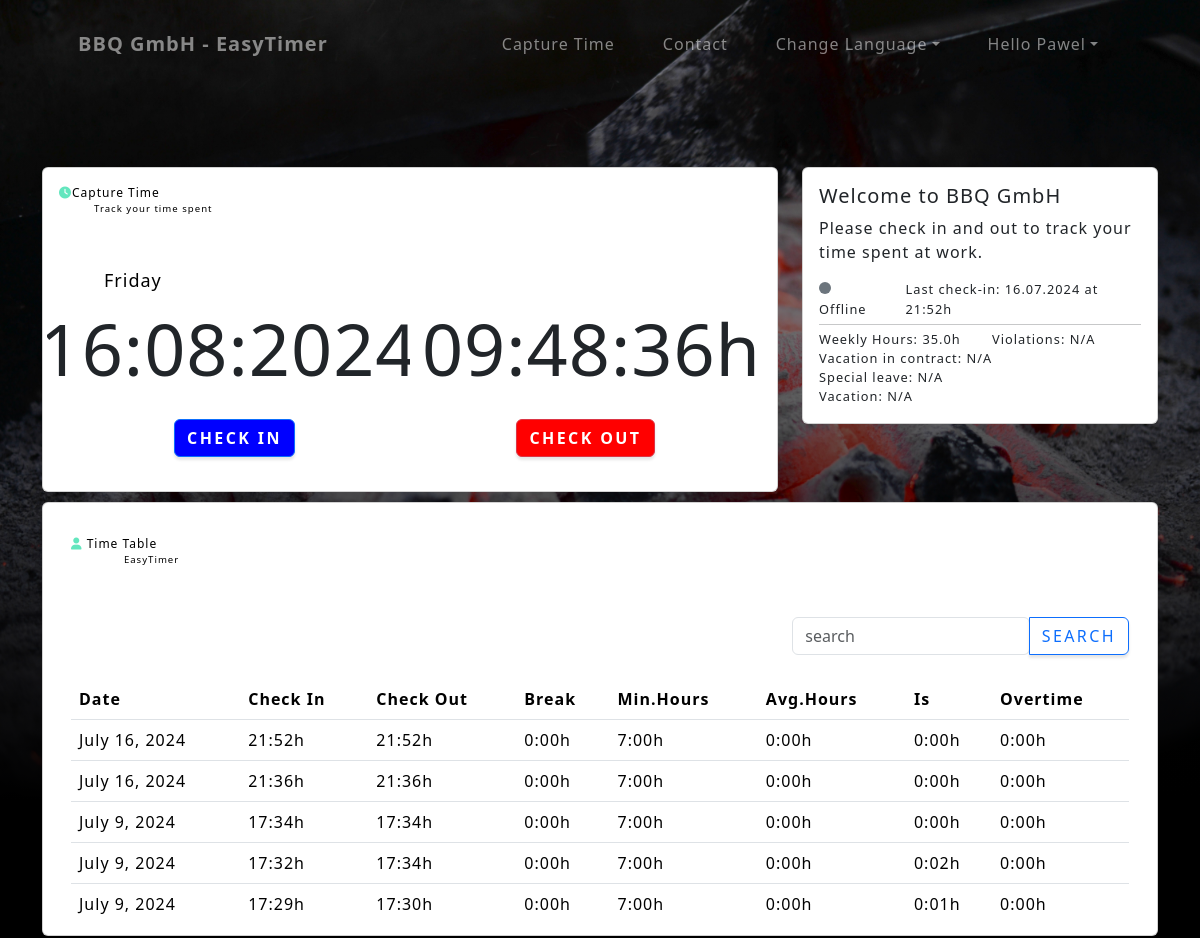
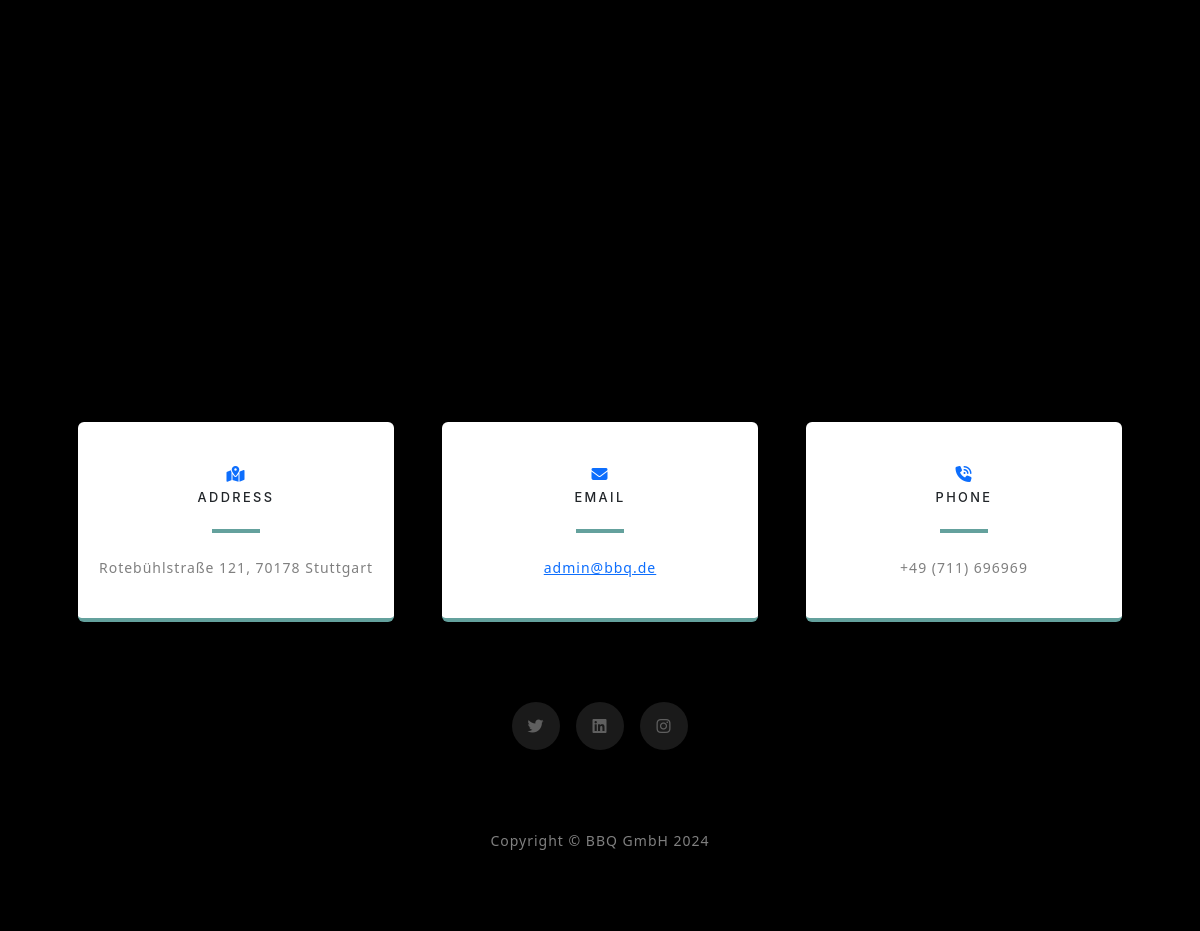
Page /home/ (signed in) on the committed database (2 pictures, top to bottom).
### bbq_gmbh_app/models.py (models this page shows, shortened)
class Mitarbeiter(AbstractUser):
    ROLE_CHOICES = [
        ('User', 'User'),
        ('Hr', 'HR'),
        ('Admin', 'Admin'),
    ]
    WOCHENARBEITSZEIT_CHOICES = [
        (timedelta(hours=40), '40:00'),
        (timedelta(hours=35), '35:00'),
        (timedelta(hours=30), '30:00'),
    ]
    username = None
    email = models.EmailField(_('email address'), unique=True)
    role = models.CharField(max_length=20, choices=ROLE_CHOICES, blank=True, null=True)
    must_change_password = models.BooleanField(default=True)
    birthday = models.DateField(null=True, blank=True)
    first_name = models.CharField(max_length=30, blank=True, null=True)
    last_name = models.CharField(max_length=30, blank=True, null=True)
    gender = models.CharField(max_length=1, choices=[('M', 'Male'), ('F', 'Female'), ('O', 'Other')], blank=True, null=True)
    adresse = models.ForeignKey('Adresse', on_delete=models.PROTECT, null=True, blank=True)
    wochenarbeitszeit = models.DurationField(choices=WOCHENARBEITSZEIT_CHOICES, blank=True, null=True)
    USERNAME_FIELD = 'email'
    REQUIRED_FIELDS = []
    objects = MitarbeiterManager()

class Arbeitsstunden(models.Model):
    PAUSE_CHOICES = [
    (timedelta(hours=1), '1:00'),
    (timedelta(minutes=45), '0:45'),
    (timedelta(minutes=30), '0:30'),
    (timedelta(minutes=15), '0:15'),
    (timedelta(minutes=0), '0:00'),
    ]
    mitarbeiter = models.ForeignKey(Mitarbeiter, on_delete=models.CASCADE)
    datum = models.DateField(blank=True, null=True)
    beginn = models.TimeField(blank=True, null=True)
    ende = models.TimeField(blank=True, null=True)
    status = models.BooleanField(default=False)
    pause = models.DurationField(choices=PAUSE_CHOICES, default=timedelta(hours=1))
    arbeitszeitTag = models.DurationField(default=timedelta())
    minArbeitszeitTag = models.DurationField(default=timedelta())
    maxArbeitszeitTag = models.DurationField(default=timedelta(hours=10))
    averageArbeitszeit = models.DurationField(default=timedelta())
    gleitzeitTag = models.DurationField(default=timedelta())
    ueberstunden = models.DurationField(default=timedelta())
    arbeitszeitGes = models.DurationField(default=timedelta())

### bbq_gmbh_app/views.py (the view)
# urls.py: path('home/', views.home, name='home'),
@login_required(login_url='signin')
def home(request):
    arbeitsstunden = Arbeitsstunden.objects.filter(mitarbeiter=request.user)
    weekHours = request.user.wochenarbeitszeit.total_seconds() / 3600
    urlaub = Urlaub.objects.filter(mitarbeiter=request.user)
    return render(request, 'bbq_gmbh_app/home.html', {'arbeitsstunden': arbeitsstunden,
                                                        'weekHours': weekHours,
                                                        'urlaub': urlaub,
                                                        })

### bbq_gmbh_app/templatetags/durationFilters.py (called while the page is built)
@register.filter
def duration(value):
    if value is None:
        return None
    total_seconds = int(value.total_seconds())
    hours, remainder = divmod(total_seconds, 3600)
    minutes, _ = divmod(remainder, 60)
    return '{}:{:02}'.format(hours, minutes)

### bbq_gmbh_app/templates/bbq_gmbh_app/home.html (shortened to what this page needs)
{% extends 'base.html' %}
{% load static %}
{% load i18n %}
{% load tz %}
{% block content %}
<header class="masthead">
    <div class="container">
        <div class="content_top " id="capture_time">
            <div class="row">
                <div class="col-md-8">
                    <div class="card"  id="myElement">
                        <div class="card-body">
                            <div class="header_text">
                                <p class="link"><i class="fa-solid fa-clock" style="color: #63E6BE;"></i>{% trans 'homeID_1' %}</p>
                                <p class="link">{% trans 'homeID_2' %}</p>
                            </div>
                            <div class="time_container row">
                                <div class="week_day col-12">
                                    <span id="weekday">{% trans 'homeID_3' %}</span>
                                </div>
                                <div class="system_date col-md-6">
                                    <span id="day">00</span>
                                    <span>:</span>
                                    <span id="month">00</span>
                                    <span>:</span>
                                    <span id="year">00</span>
                                </div>
                                <div class="clock col-md-6">
                                    <span id="hrs">00</span>
                                    <span>:</span>
                                    <span id="min">00</span>
                                    <span>:</span>
                                    <span id="sec">00</span>
                                    <span>h</span>
                                </div>
                            </div>
                            <div class="capture_button">
                                <div class="col-sm-6 d-flex justify-content-center align-item-center mr-sm-2">
                                    <button type="button" class="btn btn-primary" id="checkin">{% trans 'homeID_4' %}</button>
                                </div>
                                <div class="col-sm-6 d-flex justify-content-center align-item-center ml-sm-2">
                                    <button type="button" class="btn btn-danger" id="checkout">{% trans 'homeID_5' %}</button>
                                </div>
                            </div>
                        </div>
                    </div>
                </div>
                <div class="col-md-4">
                    <div class="card">
                        <div class="card-body" id="infobox">
                            {% include 'bbq_gmbh_app/_infoBox.html' %}
                        </div>
                    </div>
                </div>
            </div>
        </div>
        <div class="row">
            <div class="col-md-12">
            </div>
        </div>
        <div class="row">
            <div class="col-md-12">
                <div class="card" id="myElement">
                    <div class="card-body">
                        <div class="container mt-3">
                        <div class="header_text">
                            <p class="link"><i class="fa-solid fa-user" style="color: #63E6BE;"></i> {% trans 'homeID_6' %}</p>
                            <p class="link">{% trans 'homeID_7' %}</p>
                        </div>
                            <div class="row">
                            <div class="col-md-8"></div>
                            <div class="col-md-4">
                                <div class="input-group">
                                    <input type="search" class="form-control rounded" placeholder="{% trans 'homeID_15' %}" aria-label="Search" aria-describedby="search-addon" />
                                    <button type="button" class="btn btn-outline-primary" data-mdb-ripple-init>{% trans 'homeID_8' %}</button>
                                </div>
                            </div>
                            </div>
                            <br>
                            <div class="table-responsive" style="max-height: 30vh; overflow: auto;">
                            <table class="table table-hover">
                                <thead>
                                <tr>
                                    <th style="position: sticky; top: 0; background: white;">{% trans 'homeID_9' %}</th>
                                    <th style="position: sticky; top: 0; background: white;">{% trans 'homeID_10' %}</th>
                                    <th style="position: sticky; top: 0; background: white;">{% trans 'homeID_11' %}</th>
                                    <th style="position: sticky; top: 0; background: white;">{% trans 'homeID_12' %}</th>
                                    <th style="position: sticky; top: 0; background: white;">{% trans 'homeID_16' %}</th>
                                    <th style="position: sticky; top: 0; background: white;">{% trans 'homeID_17' %}</th>
                                    <th style="position: sticky; top: 0; background: white;">{% trans 'homeID_18' %}</th>
                                    <th style="position: sticky; top: 0; background: white;">{% trans 'homeID_14' %}</th>
                                </tr>
                                </thead>
                                <tbody id="table_body">
                                    {% include "bbq_gmbh_app/_timeTable.html" %}
                                </tbody>
                            </table>
                            </div>
                        </div>
                    </div>
                </div>
            </div>
        </div>
    </div>
</header>
{% endblock content %}

### bbq_gmbh_app/templates/bbq_gmbh_app/_navbar.html (shortened to what this page needs)
{% load i18n %}
<nav class="navbar navbar-expand-lg navbar-light fixed-top" id="mainNav">
    <div class="container px-4 px-lg-5">
        <a class="navbar-brand" href="{% url 'home'%}">BBQ GmbH - EasyTimer</a>
        {% if request.user.is_authenticated %}
            <div class="collapse navbar-collapse" id="navbarResponsive">
                <ul class="navbar-nav ms-auto">
                    <li class="nav-item"><a class="nav-link" href="{% url 'home'%}">{% trans 'navbarID_1' %}</a></li>
                    <li class="nav-item"><a class="nav-link" href="#contact">{% trans 'navbarID_2' %}</a></li>
                    <div class="nav-item dropdown">
                        <a class="nav-link dropdown-toggle" href="#" role="button" data-bs-toggle="dropdown" >{% trans 'indexID_2' %}</a>
                    </div>
                    <li class="nav-item dropdown">
                        <a class="nav-link dropdown-toggle" href="#" role="button" data-bs-toggle="dropdown" id="userDropdown">Hello {{ request.user.first_name }}</a>
                    </li>
                </ul>
            </div>
        {% endif %}
    </div>
</nav>

### bbq_gmbh_app/templates/bbq_gmbh_app/_infoBox.html
{% load i18n %}
<h5 class="card-title">{% trans 'infoBoxID_1' %}</h5>
<p class="card-text" style="font-size: 1rem;">{% trans 'infoBoxID_2' %}</p>
<div class="row" style="font-size: 0.8rem">
    <div class="col-md-3">
        {% if arbeitsstunden.last.status %}
        <p class="card-text" ><span class="dot dot_online"></span> {% trans 'infoBoxID_3' %}</p>
        {% else %}
        <p class="card-text"><span class="dot bg-secondary"></span> {% trans 'infoBoxID_4' %}</p>
        {% endif %}
    </div>
    <div class="col">
        <p class="card-text">{% trans 'infoBoxID_5' %} {{ arbeitsstunden.last.datum|date:"d.m.Y" }} {% trans 'infoBoxID_6' %} {{ arbeitsstunden.last.beginn|time:"H:i" }}{% trans 'infoBoxID_7' %}</p>
    </div>
</div>
<hr style="margin: 5px 0;">
<div class="row" style="font-size: 0.8rem">
    <div class="col">
        <p class="card-text">{% trans 'infoBoxID_8' %} {{ weekHours }}{% trans 'infoBoxID_20' %}</p>
    </div>
    <div class="col">
        {% if violations %}
        <p class="card-text">{% trans 'infoBoxID_9' %}</p>
        {% else %}
        <p class="card-text">{% trans 'infoBoxID_10' %}</p>
        {% endif %}
    </div>
</div>
<div class="row" style="font-size: 0.8rem">
    <div class="col">
        {% if urlaub.last.vertraglicheUrlaubstage %}
        <p class="card-text">{% trans 'infoBoxID_11' %}: {{ urlaub.last.vertraglicheUrlaubstage }} {% trans 'infoBoxID_12' %}</p>
        {% else %}
        <p class="card-text">{% trans 'infoBoxID_13' %}</p>
        {% endif %}
    </div>
</div>
<div class="row" style="font-size: 0.8rem">
    <div class="col">
        {% if urlaub.last.sonderurlaub %}
        <p class="card-text">{% trans 'infoBoxID_14' %}: {{ urlaub.last.sonderurlaub }} {% trans 'infoBoxID_15' %}</p>
        {% else %}
        <p class="card-text">{% trans 'infoBoxID_16' %}</p>
        {% endif %}
    </div>
</div>
<div class="row" style="font-size: 0.8rem">
    <div class="col">
        {% if urlaub.last.resturlaub %}
        <p class="card-text">{% trans 'infoBoxID_17' %}: {{ urlaub.last.resturlaub }} {% trans 'infoBoxID_18' %}</p>
        {% else %}
        <p class="card-text">{% trans 'infoBoxID_19' %}</p>
        {% endif %}
    </div>
</div>

### bbq_gmbh_app/templates/bbq_gmbh_app/_timeTable.html
{% load durationFilters %}
{% load i18n %}
{% if request.user.is_authenticated %}
    {% for user in arbeitsstunden|dictsortreversed:"id" %}
    <tr>
        <td>{{ user.datum }}</td>
        {% if user.beginn %}
            <td>{{ user.beginn|time:"H:i" }}h</td>
        {% else %}
            <td>---</td>
        {% endif %}
        {% if user.ende %}
            <td>{{ user.ende|time:"H:i" }}h</td>
        {% else %}
            <td>---</td>
        {% endif %}
        <td>{{ user.pause|duration }}h</td>
        <td>{{ user.minArbeitszeitTag|duration }}h</td>
        <td>{{ user.averageArbeitszeit|duration }}h</td>
        <td>{{ user.arbeitszeitTag|duration }}h</td>
        <td>{{ user.gleitzeitTag|duration }}h</td>
    </tr>
    {% empty %}
    <tr>
        <td colspan="8">{% trans 'timeTableID_1' %}</td>
    </tr>
    {% endfor %}
{% else %}
    <tr>
        <td colspan="8">{% trans 'timeTableID_2' %}</td>
    </tr>
{% endif %}

### rows in the picture
Mitarbeiter: user.first_name "Pawel"
Arbeitsstunden: last.datum "16.07.2024", last.beginn "21:52", datum "July 16, 2024", beginn "21:52", ende "21:52", pause|duration "0:00", minArbeitszeitTag|duration "7:00", averageArbeitszeit|duration "0:00", arbeitszeitTag|duration "0:00", gleitzeitTag|duration "0:00"
Arbeitsstunden: datum "July 16, 2024", beginn "21:36", ende "21:36", pause|duration "0:00", minArbeitszeitTag|duration "7:00", averageArbeitszeit|duration "0:00", arbeitszeitTag|duration "0:00", gleitzeitTag|duration "0:00"
Arbeitsstunden: datum "July 9, 2024", beginn "17:34", ende "17:34", pause|duration "0:00", minArbeitszeitTag|duration "7:00", averageArbeitszeit|duration "0:00", arbeitszeitTag|duration "0:00", gleitzeitTag|duration "0:00"
Arbeitsstunden: datum "July 9, 2024", beginn "17:32", ende "17:34", pause|duration "0:00", minArbeitszeitTag|duration "7:00", averageArbeitszeit|duration "0:00", arbeitszeitTag|duration "0:02", gleitzeitTag|duration "0:00"
Arbeitsstunden: datum "July 9, 2024", beginn "17:29", ende "17:30", pause|duration "0:00", minArbeitszeitTag|duration "7:00", averageArbeitszeit|duration "0:00", arbeitszeitTag|duration "0:01", gleitzeitTag|duration "0:00"

### other values in the picture
{{ weekHours }} "35.0"
